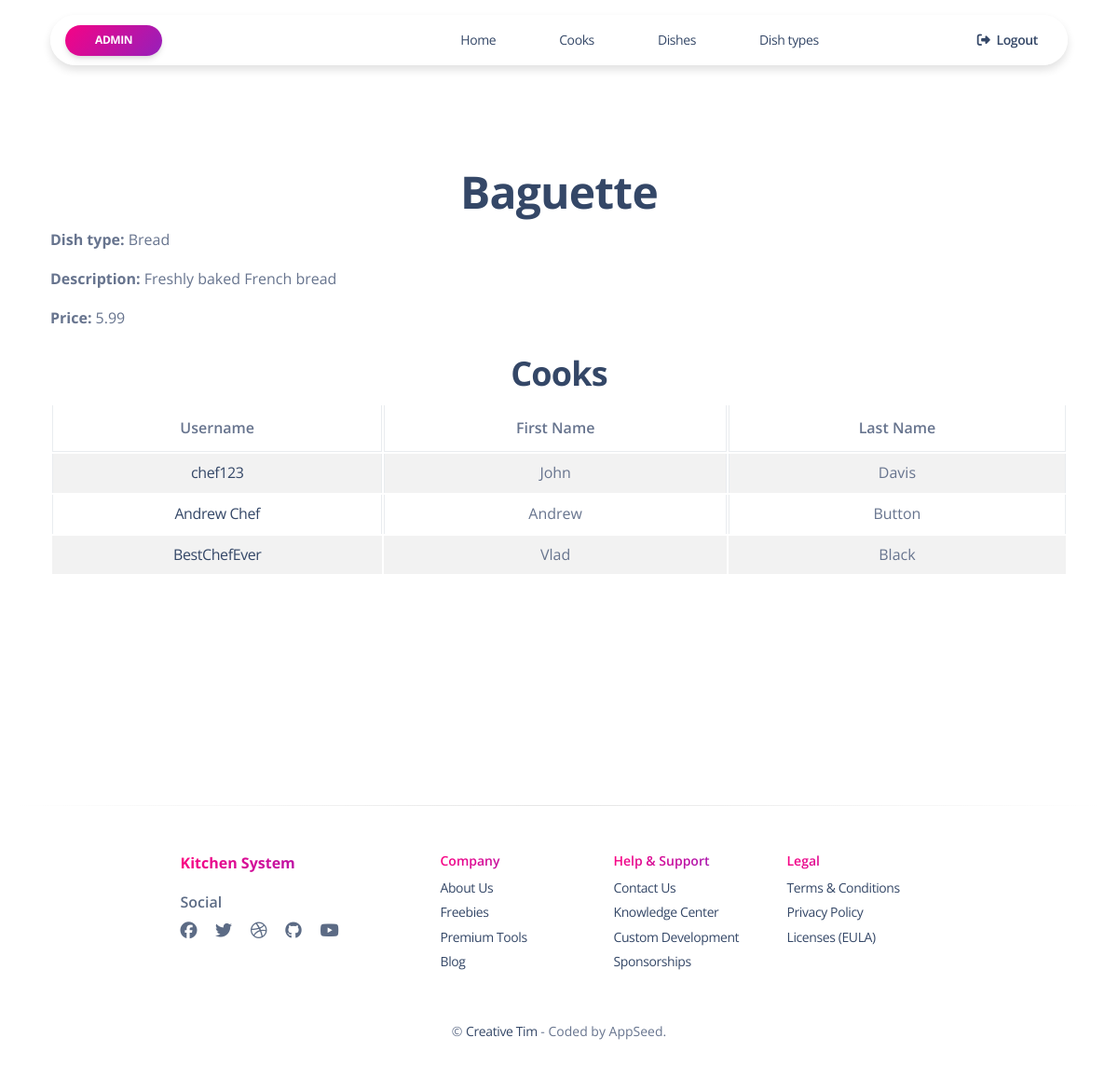
The page /kitchen/dishes/7/ (signed in) on the database its author committed.
### kitchen/models.py (models this page shows, shortened)
class Cook(AbstractUser):
    years_of_experience = models.IntegerField(default=0)
    class Meta:
        ordering = ("id",)
    def get_absolute_url(self):
        return reverse("kitchen:cook-detail", args=[str(self.id)])

class Dish(models.Model):
    name = models.CharField(max_length=255, unique=True)
    description = models.CharField(max_length=255)
    price = models.DecimalField(max_digits=7, decimal_places=2)
    dish_type = models.ForeignKey(
        DishType, on_delete=models.CASCADE, related_name="dishes"
    )
    cooks = models.ManyToManyField(settings.AUTH_USER_MODEL,
                                   related_name="dishes")
    class Meta:
        ordering = ("name",)
        verbose_name = "Dish"
        verbose_name_plural = "Dishes"

class DishType(models.Model):
    name = models.CharField(max_length=255, unique=True)
    class Meta:
        ordering = ("name",)
    def __str__(self):
        return self.name

### kitchen/views.py (the view)
class DishDetailView(LoginRequiredMixin, generic.DetailView):
    model = Dish

### templates/kitchen/dish_detail.html (shortened to what this page needs)
{% extends "base_sections.html" %}
{% block header %}
    {% include 'includes/sidebar.html' %}
{% endblock header %}
{% block content %}
  <div class="container mt-8 mb-6">
    <h1 class="mt-5 text-center">{{ dish.name }}</h1>
    <p><strong>Dish type: </strong>{{ dish.dish_type }}</p>
    <p><strong>Description: </strong>{{ dish.description }}</p>
    <p><strong>Price: </strong>{{ dish.price }}</p>
    <div class="ml-3">
      <h2 class="mt-4 text-center">Cooks</h2>
      <table class="table table-striped table-bordered table-hover">
        <thead>
          <tr>
            <th class="text-center">Username</th>
            <th class="text-center">First Name</th>
            <th class="text-center">Last Name</th>
          </tr>
        </thead>
        <tbody>
          {% for cook in dish.cooks.all %}
            <tr>
              <td class="text-center"><a href="{{ cook.get_absolute_url }}">{{ cook.username }}</a></td>
              <td class="text-center">{{ cook.first_name }}</td>
              <td class="text-center">{{ cook.last_name }}</td>
            </tr>
          {% empty %}
            <tr>
              <td colspan="6">No cooks!</td>
            </tr>
          {% endfor %}
        </tbody>
      </table>
    </div>
  </div>
{% endblock %}

### templates/includes/sidebar.html (shortened to what this page needs)
{% load static %}
<div class="container position-sticky z-index-sticky top-0">
  <div class="row">
    <div class="col-12">
      <nav
          class="navbar navbar-expand-lg  blur blur-rounded top-0 z-index-fixed shadow position-absolute my-3 py-2 start-0 end-0 mx-4">
        <div class="container-fluid px-0">
          <a href="{{ user.get_absolute_url }}" target=""
             class="btn btn-sm  bg-gradient-primary  btn-round mb-0 me-1 mt-2 mt-md-0">{{ user.get_username }}</a>
          <div class="collapse navbar-collapse pt-3 pb-2 py-lg-0 w-100" id="navigation">
            <ul class="navbar-nav navbar-nav-hover ms-lg-12 ps-lg-5 w-100">
              <li class="nav-item mx-5 ms-1">
                <a class="nav-link ps-2 d-flex justify-content-between cursor-pointer"
                   href="{% url "kitchen:index" %}"
                   aria-expanded="false">
                  Home
                </a>
              </li>
              <li class="nav-item mx-5 ms-1">
                <a class="nav-link ps-2 d-flex justify-content-between cursor-pointer align-items-center"
                   href="{% url "kitchen:cook-list" %}"
                   aria-expanded="false">
                  Cooks
                </a>
              </li>
              <li class="nav-item mx-5 ms-1">
                <a class="nav-link ps-2 d-flex justify-content-between cursor-pointer align-items-center"
                   href="{% url "kitchen:dish-list" %}"
                   aria-expanded="false">
                  Dishes
                </a>
              </li>
              <li class="nav-item mx-5 ms-1">
                <a class="nav-link ps-2 d-flex justify-content-between cursor-pointer align-items-center"
                   href="{% url "kitchen:dish-type-list" %}"
                   aria-expanded="false">
                  Dish types
                </a>
              </li>
              {% if request.user.is_authenticated %}
                <li class="nav-item ms-lg-auto">
                  <a class="nav-link nav-link-icon me-2" href="{% url 'logout' %}">
                    <i class="fa fa-sign-out me-1"></i>
                    <p class="d-inline text-sm z-index-1 font-weight-bold"
                       data-bs-placement="bottom" title="Logout">Logout</p>
                  </a>
                </li>
              {% endif %}
            </ul>
          </div>
        </div>
      </nav>
    </div>
  </div>
</div>

### rows shown on the page
Cook: get_username "ADMIN"
Dish: name "Baguette", dish_type "Bread", description "Freshly baked French bread", price "5.99"
Cook: username "chef123", first_name "John", last_name "Davis"
Cook: username "Andrew Chef", first_name "Andrew", last_name "Button"
Cook: username "BestChefEver", first_name "Vlad", last_name "Black"
